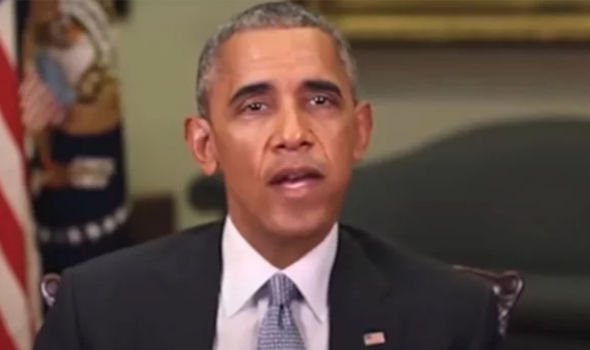
#> input picture lib/dft/test.jpg, 590 x 350 px
$ python -i preprocessing.py   (imports and definitions only)
#> lines starting #> are read from the running program, lines starting #| are printed output that depends on the picture
#> further down, picture is the input picture: shape (350, 590, 3); mean B, G, R 68, 77.9, 99
import cv2
import numpy as np


class Preprocessing:
    '''
    Preprocessing class responsible for extracting the
    dft of image and its azimuthal integral
    '''

    def fit(self, image):
        '''
        Run the preprocessing pipeline:
        image -> DFT -> azimuthal integral
        ## Args
            - image: Input image
        ## Return
            - image azimuthal integration line
        '''
        image_dft = self.dft(image)
        image_azimuthal_integration_line = self.azimuthal_integration(image_dft)
        return image_azimuthal_integration_line

    def line_interpolate(self, azi_line_integration, fixed_line_size = 300):
        '''
        Extend the line length into fixed size by interpolating new points
        among the real ones

        ## Args
            - azi_line_integration: 1D azimuathal integration line
            - fixed_line_size: Need size of the line
        ## Return
            - New interpolated line
        '''
        # old line
        azi_line_size = len(azi_line_integration)
        x_old = np.linspace(0, 1, azi_line_size)

        # new interpolated line
        x_new = np.linspace(0, 1, fixed_line_size)
        y_new = np.interp(x_new, x_old, azi_line_integration)

        return y_new

    def dft(self, image):
        '''
        Apply dft (Discrete fourier transform) to extract the frequency domain
        for a given image

        ## Args
            - image: The needed image
        ## Returns
            - The normalized magnitude of the set of image frequencies
        '''
        gray = cv2.cvtColor(image, cv2.COLOR_BGR2GRAY)
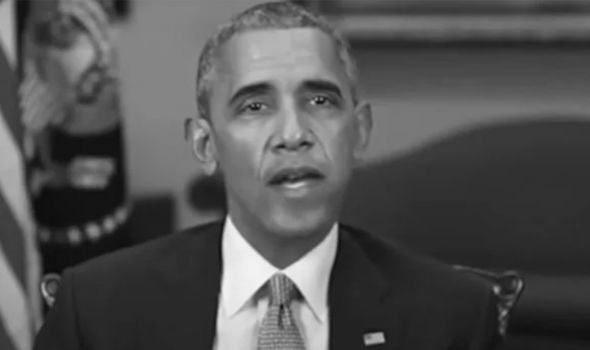
#> gray: shape (350, 590); min 9, max 246, mean 83.1
        # Compute the discrete Fourier Transform of the image
        fourier = cv2.dft(np.float32(gray), flags=cv2.DFT_COMPLEX_OUTPUT)

        # Shift the zero-frequency component to the center of the spectrum
        fourier_shift = np.fft.fftshift(fourier)

        # calculate the magnitude of the Fourier Transform
        magnitude = 20*np.log(cv2.magnitude(fourier_shift[:,:,0],fourier_shift[:,:,1]) + 1)
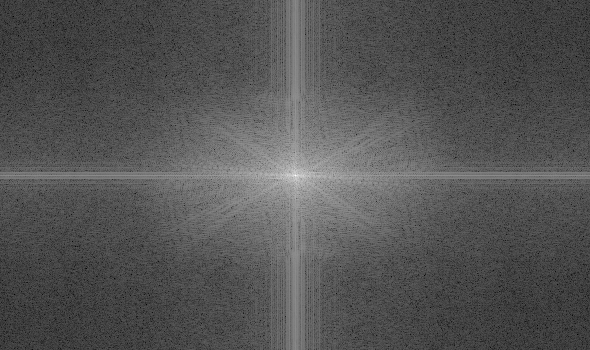
#> magnitude: shape (350, 590) float32; min 14.37, max 333.2, mean 119.8; drawn with min black and max white

        return magnitude

    def azimuthal_integration(self, freq_scale):
        '''
        The function azimuthal_integration calculate the radial/azimuthal power along 2D
        spatial frequencies grid using this formula
        AI(Wk) = integration 0 -> 2*Pi (f(wk * cos(phi), wk * sin(phi))), where phi is the azimuthal degree
        ## Args
            - freq_scale: The frequency domain of the image
        ## Return
            - Azimuthal integration values along wk 0 -> inf
        '''
        k, l = np.asarray(freq_scale).shape
#> k = 350; l = 590
        shift_row_idx, shift_col_idx = k // 2, l // 2
#> shift_row_idx = 175; shift_col_idx = 295

        # get the minimum dimension
        m = min(k, l)
#> m = 350

        # initialize the azimuthal integration array
        azi_integ = np.zeros(m // 2)
#> azi_integ = 175 values from 0 to 0

        for wk in range(m // 2):
            current_theta_integration = 0
            theta = np.linspace(0, 2 * np.pi, 100)
            r = np.array(shift_row_idx + wk * np.sin(theta)).astype(int)
            c = np.array(shift_col_idx + wk * np.cos(theta)).astype(int)
            current_theta_integration = np.array(np.square(freq_scale[r, c])).sum()
            azi_integ[wk] = current_theta_integration
#> this loop made 175 passes
#> current_theta_integration on passes 1 to 3: 11100253, 8898272, 7227760
#> after the loop, azi_integ = 175 values, max 11100253 at index 0, min 1367255.2 at index 174, mean 2800881.4


        # line normalization
        azi_integ /= azi_integ[0]
#> azi_integ = 175 values, max 1 at index 0, min 0.123 at index 174, mean 0.252

        # line interpolation to fixed size
        azi_integ = self.line_interpolate(azi_integ)
#> in line_interpolate, `azi_line_size = len(azi_line_integration)`: azi_line_size = 175
#> in line_interpolate, `y_new = np.interp(x_new, x_old, azi_line_integration)`: y_new = 300 values, max 1 at index 0, min 0.123 at index 299, mean 0.252
#> azi_integ has the same summary as y_new in line_interpolate

        return azi_integ

>>> import cv2
>>> picture = cv2.imread('test.jpg')
>>> result = Preprocessing().fit(picture)
#> in fit, `image_azimuthal_integration_line = self.azimuthal_integration(image_dft)`: image_azimuthal_integration_line has the same summary as y_new in line_interpolate
#> result has the same summary as y_new in line_interpolate

$ run again, on lib/dft/elon-musk.jpg
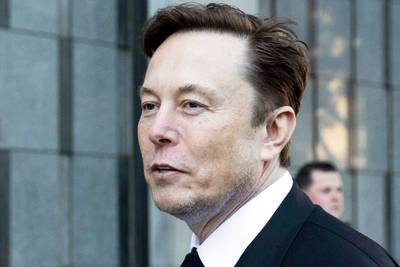
#> input picture lib/dft/elon-musk.jpg, 400 x 267 px
#> picture is the input picture: shape (267, 400, 3); mean B, G, R 130.2, 126, 118
#> in dft, `gray = cv2.cvtColor(image, cv2.COLOR_BGR2GRAY)`:
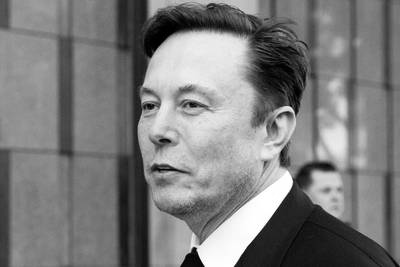
#> gray: shape (267, 400); min 0, max 255, mean 124.1
#> in dft, `magnitude = 20*np.log(cv2.magnitude(fourier_shift[:,:,0],fourier_shift..`:
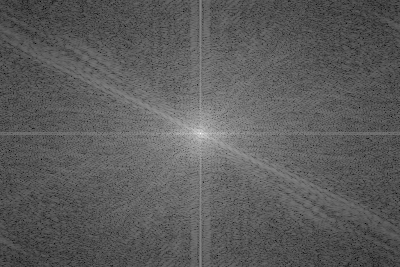
#> magnitude: shape (267, 400) float32; min 40.91, max 328, mean 144.9; drawn with min black and max white
#> the loop in azimuthal_integration, `for wk in range(m // 2):` made 133 passes
#> current_theta_integration on passes 1 to 8: 10757963, 8186473, 7005753, 6747457.5, 6461568, 5943067.5, 5826761.5, 5690058.5
#> after the loop in azimuthal_integration, `for wk in range(m // 2):`: azi_integ = 133 values, max 10757963 at index 0, min 1993238.8 at index 128, mean 3150612.1
#> in azimuthal_integration, `azi_integ /= azi_integ[0]`: azi_integ = 133 values, max 1 at index 0, min 0.185 at index 128, mean 0.293
#> azi_line_size = 133
#> y_new = 300 values, max 1 at index 0, min 0.185 at index 290, mean 0.292
#> in azimuthal_integration, `azi_integ = self.line_interpolate(azi_integ)`: azi_integ has the same summary as y_new in line_interpolate
#> image_azimuthal_integration_line has the same summary as y_new in line_interpolate
#> result has the same summary as y_new in line_interpolate
